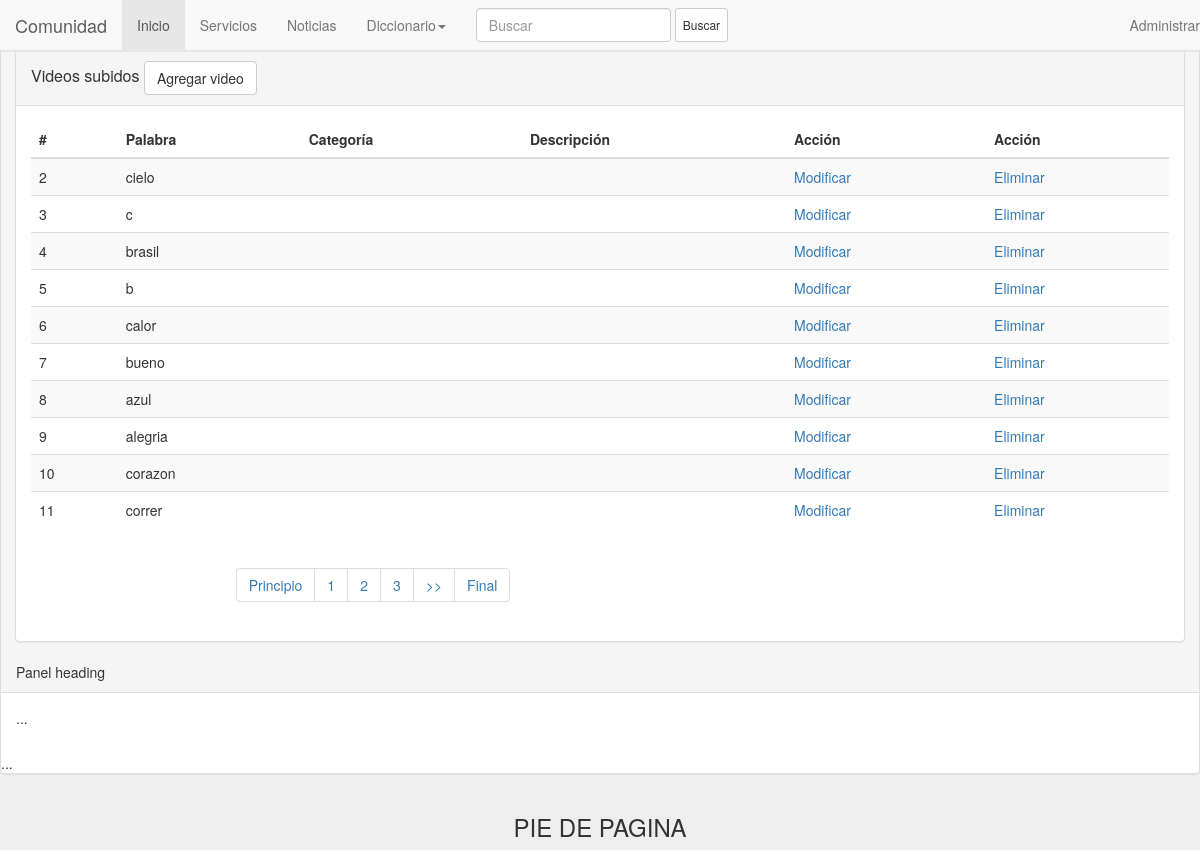
The app's page /admin/index.php with its own data.
### tables this page shows
CREATE TABLE IF NOT EXISTS `paginas` (
  `id` int(11) NOT NULL AUTO_INCREMENT,
  `palabra` varchar(32) NOT NULL,
  `imagen` varchar(500) NOT NULL,
  `alt` varchar(500) NOT NULL,
  `video` varchar(50) NOT NULL,
  `d_video` varchar(500) NOT NULL,
  `categoria` varchar(32) NOT NULL,
  `usuario` varchar(32) NOT NULL,
  `fecha` bigint(20) NOT NULL,
  PRIMARY KEY (`id`)
);

### admin/index.php (the view, shortened to what this page needs)
<?php include "header.php"; include "../php/funciones.php"; ?>
	<div class="col-xs-12 col-lg-12">
		<div class='panel panel-default'>
			<div class='panel-heading'>
			   	<h3 class='panel-title'>
			   		Videos subidos
			   		<a class="btn btn-default" href="nuevo_video.php" role="button">Agregar video</a>
			   	</h3>
			</div>
			<div class='panel-body'>
				<table class="table table-striped">
			    <thead>
			        <tr>
			        	<th>#</th>
			        	<th>Palabra</th>
			        	<th>Categoría</th>
			        	<th>Descripción</th>
			        	<th>Acción</th>
			        	<th>Acción</th>
			        </tr>
			    </thead>
			    <tbody>
			        <?php
			         	$enlace = conectar();
			         	$url = basename($_SERVER ["PHP_SELF"]);
			         	if (isset($_GET['pagina'])){
	  						$ini=$_GET['pagina'];
						}else{
	  						$ini=1;
	  					}
						$consulta1 = "SELECT * FROM paginas";
						$resultado1 = mysqli_query($enlace,$consulta1);
						$num_post = mysqli_num_rows($resultado1);
						$final = 10;
						$inicio = ($ini -1) * $final;
						$num_paginas = ceil($num_post / $final);
						$pag_prox = $ini +1;
						$consulta2 = "SELECT * FROM paginas LIMIT $inicio,$final";
						$resultado2 = mysqli_query($enlace,$consulta2);
						while($nuevos = mysqli_fetch_array($resultado2))
						{
							echo"<tr>
						    <td>".$nuevos['id']."</td>
						    <td><div class='words'>".$nuevos['palabra']."</div></td>
						    <td>".$nuevos['categoria']."</td>
						    <td>".$nuevos['d_video']."</td>
						    <td><a href='modificar_palabra.php?palabra=".$nuevos['id']."'>Modificar</a></td>
						    <td><a href='eliminar_palabra.php?palabra=".$nuevos['id']."'>Eliminar</a></td></tr>";
						}
			        ?>
			    </tbody>
			    </table>
			    <?php
					echo "<nav  class='col-lg-8 col-lg-offset-2'>
						    <ul class='pagination'>";
								for ($i=1; $i <= $num_paginas; $i++) {
						    		if($i == 1)
						    		{
						        		echo "<li><a href='".$url."?pagina=".$i."'>Principio</a></li>";
						    		}
						    		if($i == 1 || $i == $num_paginas - 1 || ($i >= $ini - 4 && $i <= $ini + 4))
						    		{
						        		echo "<li><a href='".$url."?pagina=".$i."'>".$i."</a></li>";
						    		}
						    		if($i == $num_paginas)
						    		{
						    			if($pag_prox <= $num_paginas){
						        			echo "<li><a href='".$url."?pagina=".$pag_prox."'>>></a></li>";
						        		}
						        		echo "<li><a href='".$url."?pagina=".$i."'>Final</a></li>";
						    		}
						    	}
					echo "</ul>
					       </nav>";
				?>
			</div>
		</div>
	</div>
<div class="panel panel-default">
  <div class="panel-heading">Panel heading</div>
  <div class="panel-body">
    <p>...</p>
  </div>
</div>
<?php include "footer.php";?>

### css/estilos.css (style rules this page uses)
body { padding-top: 50px; background-color: #EEE; }

### records on screen
paginas: id "2", palabra "cielo"
paginas: id "3", palabra "c"
paginas: id "4", palabra "brasil"
paginas: id "5", palabra "b"
paginas: id "6", palabra "calor"
paginas: id "7", palabra "bueno"
paginas: id "8", palabra "azul"
paginas: id "9", palabra "alegria"
paginas: id "10", palabra "corazon"
paginas: id "11", palabra "correr"
